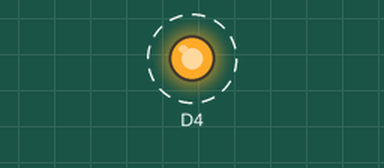
This sketch was run on a simulated ESP8266 (NodeMCU). On the bench: output pins drawn as LEDs (lit = HIGH). Dashed ring = blinking. What the sketch prints to the serial monitor is not drawn.

Above: at 0.2 s.
Timing chart, 0 to 3.0 s (numbered marks = the images above):
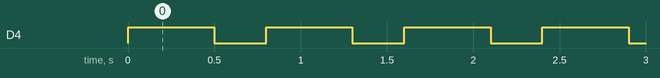

The sketch:

blink.ino
```cpp
#include <Blink.h>

Blink blink(D4);

void setup()
{
  Serial.begin(115200);
  Serial.println("\nBlink Version 1.0 Woongchan An");
}

void loop()
{
  blink.on(500);
  blink.off(300);
}
```

Blink.cpp
```cpp
#include "Arduino.h"
#include "Blink.h"

Blink::Blink(int pin)
{
  pinMode(pin, OUTPUT);
  _pin = pin;
}

void Blink::on(int time)
{
  digitalWrite(_pin, HIGH);
  delay(time);
}

void Blink::off(int time)
{

  digitalWrite(_pin, LOW);
  delay(time);
}
```

Blink.h
```cpp
#ifndef Blink_h
#define Blink_h

#include "Arduino.h"

class Blink
{
  public:
    Blink(int pin);
    void on(int time);
    void off(int time);
  private:
    int _pin;
};
#endif
```

Measured:
- by itself, D4: alternates HIGH for 0.50 s and LOW for 0.30 s
